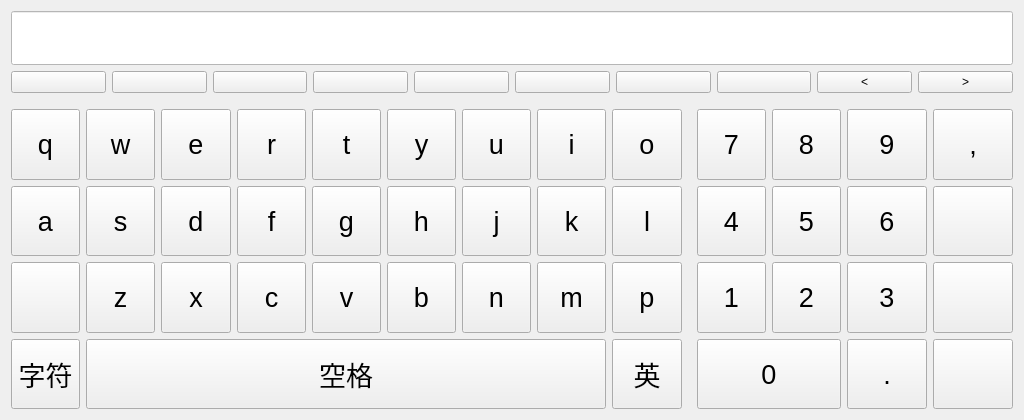
<?xml version="1.0" encoding="UTF-8"?>
<ui version="4.0">
 <class>Keyboard</class>
 <widget class="QWidget" name="Keyboard">
  <property name="windowModality">
   <enum>Qt::NonModal</enum>
  </property>
  <property name="geometry">
   <rect>
    <x>0</x>
    <y>0</y>
    <width>1024</width>
    <height>420</height>
   </rect>
  </property>
  <property name="sizePolicy">
   <sizepolicy hsizetype="Expanding" vsizetype="Expanding">
    <horstretch>0</horstretch>
    <verstretch>0</verstretch>
   </sizepolicy>
  </property>
  <property name="windowTitle">
   <string notr="true">Keyboard</string>
  </property>
  <property name="styleSheet">
   <string notr="true"/>
  </property>
  <layout class="QGridLayout" name="gridLayout_2">
   <item row="1" column="0">
    <layout class="QHBoxLayout" name="horizontalLayout_3">
     <item>
      <widget class="QPushButton" name="btnHint">
       <property name="focusPolicy">
        <enum>Qt::NoFocus</enum>
       </property>
       <property name="text">
        <string/>
       </property>
      </widget>
     </item>
     <item>
      <widget class="QPushButton" name="btnText1">
       <property name="focusPolicy">
        <enum>Qt::NoFocus</enum>
       </property>
       <property name="text">
        <string/>
       </property>
      </widget>
     </item>
     <item>
      <widget class="QPushButton" name="btnText2">
       <property name="focusPolicy">
        <enum>Qt::NoFocus</enum>
       </property>
       <property name="text">
        <string/>
       </property>
      </widget>
     </item>
     <item>
      <widget class="QPushButton" name="btnText3">
       <property name="focusPolicy">
        <enum>Qt::NoFocus</enum>
       </property>
       <property name="text">
        <string/>
       </property>
      </widget>
     </item>
     <item>
      <widget class="QPushButton" name="btnText4">
       <property name="focusPolicy">
        <enum>Qt::NoFocus</enum>
       </property>
       <property name="text">
        <string/>
       </property>
      </widget>
     </item>
     <item>
      <widget class="QPushButton" name="btnText5">
       <property name="focusPolicy">
        <enum>Qt::NoFocus</enum>
       </property>
       <property name="text">
        <string/>
       </property>
      </widget>
     </item>
     <item>
      <widget class="QPushButton" name="btnText6">
       <property name="focusPolicy">
        <enum>Qt::NoFocus</enum>
       </property>
       <property name="text">
        <string/>
       </property>
      </widget>
     </item>
     <item>
      <widget class="QPushButton" name="btnText7">
       <property name="focusPolicy">
        <enum>Qt::NoFocus</enum>
       </property>
       <property name="text">
        <string/>
       </property>
      </widget>
     </item>
     <item>
      <widget class="QPushButton" name="btnPrev">
       <property name="focusPolicy">
        <enum>Qt::NoFocus</enum>
       </property>
       <property name="text">
        <string>&lt;</string>
       </property>
      </widget>
     </item>
     <item>
      <widget class="QPushButton" name="btnNext">
       <property name="focusPolicy">
        <enum>Qt::NoFocus</enum>
       </property>
       <property name="text">
        <string>&gt;</string>
       </property>
      </widget>
     </item>
    </layout>
   </item>
   <item row="3" column="0">
    <layout class="QGridLayout" name="gridLayout">
     <item row="0" column="12">
      <widget class="QPushButton" name="Button9">
       <property name="sizePolicy">
        <sizepolicy hsizetype="Expanding" vsizetype="Expanding">
         <horstretch>0</horstretch>
         <verstretch>0</verstretch>
        </sizepolicy>
       </property>
       <property name="minimumSize">
        <size>
         <width>20</width>
         <height>0</height>
        </size>
       </property>
       <property name="font">
        <font>
         <pointsize>20</pointsize>
        </font>
       </property>
       <property name="text">
        <string>9</string>
       </property>
      </widget>
     </item>
     <item row="0" column="4">
      <widget class="QPushButton" name="Buttont">
       <property name="sizePolicy">
        <sizepolicy hsizetype="Expanding" vsizetype="Expanding">
         <horstretch>0</horstretch>
         <verstretch>0</verstretch>
        </sizepolicy>
       </property>
       <property name="minimumSize">
        <size>
         <width>20</width>
         <height>0</height>
        </size>
       </property>
       <property name="font">
        <font>
         <pointsize>20</pointsize>
        </font>
       </property>
       <property name="text">
        <string>t</string>
       </property>
      </widget>
     </item>
     <item row="0" column="9">
      <spacer name="horizontalSpacer">
       <property name="font">
        <font>
         <pointsize>20</pointsize>
        </font>
       </property>
       <property name="orientation">
        <enum>Qt::Horizontal</enum>
       </property>
       <property name="sizeHint" stdset="0">
        <size>
         <width>20</width>
         <height>20</height>
        </size>
       </property>
      </spacer>
     </item>
     <item row="2" column="6">
      <widget class="QPushButton" name="Buttonn">
       <property name="sizePolicy">
        <sizepolicy hsizetype="Expanding" vsizetype="Expanding">
         <horstretch>0</horstretch>
         <verstretch>0</verstretch>
        </sizepolicy>
       </property>
       <property name="minimumSize">
        <size>
         <width>20</width>
         <height>0</height>
        </size>
       </property>
       <property name="font">
        <font>
         <pointsize>20</pointsize>
        </font>
       </property>
       <property name="text">
        <string>n</string>
       </property>
      </widget>
     </item>
     <item row="2" column="7">
      <widget class="QPushButton" name="Buttonm">
       <property name="sizePolicy">
        <sizepolicy hsizetype="Expanding" vsizetype="Expanding">
         <horstretch>0</horstretch>
         <verstretch>0</verstretch>
        </sizepolicy>
       </property>
       <property name="minimumSize">
        <size>
         <width>20</width>
         <height>0</height>
        </size>
       </property>
       <property name="font">
        <font>
         <pointsize>20</pointsize>
        </font>
       </property>
       <property name="text">
        <string>m</string>
       </property>
      </widget>
     </item>
     <item row="1" column="5">
      <widget class="QPushButton" name="Buttonh">
       <property name="sizePolicy">
        <sizepolicy hsizetype="Expanding" vsizetype="Expanding">
         <horstretch>0</horstretch>
         <verstretch>0</verstretch>
        </sizepolicy>
       </property>
       <property name="minimumSize">
        <size>
         <width>20</width>
         <height>0</height>
        </size>
       </property>
       <property name="font">
        <font>
         <pointsize>20</pointsize>
        </font>
       </property>
       <property name="text">
        <string>h</string>
       </property>
      </widget>
     </item>
     <item row="1" column="6">
      <widget class="QPushButton" name="Buttonj">
       <property name="sizePolicy">
        <sizepolicy hsizetype="Expanding" vsizetype="Expanding">
         <horstretch>0</horstretch>
         <verstretch>0</verstretch>
        </sizepolicy>
       </property>
       <property name="minimumSize">
        <size>
         <width>20</width>
         <height>0</height>
        </size>
       </property>
       <property name="font">
        <font>
         <pointsize>20</pointsize>
        </font>
       </property>
       <property name="text">
        <string>j</string>
       </property>
      </widget>
     </item>
     <item row="1" column="7">
      <widget class="QPushButton" name="Buttonk">
       <property name="sizePolicy">
        <sizepolicy hsizetype="Expanding" vsizetype="Expanding">
         <horstretch>0</horstretch>
         <verstretch>0</verstretch>
        </sizepolicy>
       </property>
       <property name="minimumSize">
        <size>
         <width>20</width>
         <height>0</height>
        </size>
       </property>
       <property name="font">
        <font>
         <pointsize>20</pointsize>
        </font>
       </property>
       <property name="text">
        <string>k</string>
       </property>
      </widget>
     </item>
     <item row="1" column="8">
      <widget class="QPushButton" name="Buttonl">
       <property name="sizePolicy">
        <sizepolicy hsizetype="Expanding" vsizetype="Expanding">
         <horstretch>0</horstretch>
         <verstretch>0</verstretch>
        </sizepolicy>
       </property>
       <property name="minimumSize">
        <size>
         <width>20</width>
         <height>0</height>
        </size>
       </property>
       <property name="font">
        <font>
         <pointsize>20</pointsize>
        </font>
       </property>
       <property name="text">
        <string>l</string>
       </property>
      </widget>
     </item>
     <item row="1" column="10">
      <widget class="QPushButton" name="Button4">
       <property name="sizePolicy">
        <sizepolicy hsizetype="Expanding" vsizetype="Expanding">
         <horstretch>0</horstretch>
         <verstretch>0</verstretch>
        </sizepolicy>
       </property>
       <property name="minimumSize">
        <size>
         <width>20</width>
         <height>0</height>
        </size>
       </property>
       <property name="font">
        <font>
         <pointsize>20</pointsize>
        </font>
       </property>
       <property name="text">
        <string>4</string>
       </property>
      </widget>
     </item>
     <item row="1" column="11">
      <widget class="QPushButton" name="Button5">
       <property name="sizePolicy">
        <sizepolicy hsizetype="Expanding" vsizetype="Expanding">
         <horstretch>0</horstretch>
         <verstretch>0</verstretch>
        </sizepolicy>
       </property>
       <property name="minimumSize">
        <size>
         <width>20</width>
         <height>0</height>
        </size>
       </property>
       <property name="font">
        <font>
         <pointsize>20</pointsize>
        </font>
       </property>
       <property name="text">
        <string>5</string>
       </property>
      </widget>
     </item>
     <item row="1" column="12">
      <widget class="QPushButton" name="Button6">
       <property name="sizePolicy">
        <sizepolicy hsizetype="Expanding" vsizetype="Expanding">
         <horstretch>0</horstretch>
         <verstretch>0</verstretch>
        </sizepolicy>
       </property>
       <property name="minimumSize">
        <size>
         <width>20</width>
         <height>0</height>
        </size>
       </property>
       <property name="font">
        <font>
         <pointsize>20</pointsize>
        </font>
       </property>
       <property name="text">
        <string>6</string>
       </property>
      </widget>
     </item>
     <item row="1" column="13">
      <widget class="QPushButton" name="backButton">
       <property name="sizePolicy">
        <sizepolicy hsizetype="Expanding" vsizetype="Expanding">
         <horstretch>0</horstretch>
         <verstretch>0</verstretch>
        </sizepolicy>
       </property>
       <property name="font">
        <font>
         <pointsize>20</pointsize>
        </font>
       </property>
       <property name="focusPolicy">
        <enum>Qt::NoFocus</enum>
       </property>
       <property name="text">
        <string/>
       </property>
      </widget>
     </item>
     <item row="2" column="0">
      <widget class="QPushButton" name="shift">
       <property name="sizePolicy">
        <sizepolicy hsizetype="Expanding" vsizetype="Expanding">
         <horstretch>0</horstretch>
         <verstretch>0</verstretch>
        </sizepolicy>
       </property>
       <property name="minimumSize">
        <size>
         <width>20</width>
         <height>0</height>
        </size>
       </property>
       <property name="font">
        <font>
         <pointsize>20</pointsize>
        </font>
       </property>
       <property name="styleSheet">
        <string notr="true"/>
       </property>
       <property name="text">
        <string/>
       </property>
       <property name="checkable">
        <bool>false</bool>
       </property>
      </widget>
     </item>
     <item row="2" column="2">
      <widget class="QPushButton" name="Buttonx">
       <property name="sizePolicy">
        <sizepolicy hsizetype="Expanding" vsizetype="Expanding">
         <horstretch>0</horstretch>
         <verstretch>0</verstretch>
        </sizepolicy>
       </property>
       <property name="minimumSize">
        <size>
         <width>20</width>
         <height>0</height>
        </size>
       </property>
       <property name="font">
        <font>
         <pointsize>20</pointsize>
        </font>
       </property>
       <property name="text">
        <string>x</string>
       </property>
      </widget>
     </item>
     <item row="2" column="10">
      <widget class="QPushButton" name="Button1">
       <property name="sizePolicy">
        <sizepolicy hsizetype="Expanding" vsizetype="Expanding">
         <horstretch>0</horstretch>
         <verstretch>0</verstretch>
        </sizepolicy>
       </property>
       <property name="minimumSize">
        <size>
         <width>20</width>
         <height>0</height>
        </size>
       </property>
       <property name="font">
        <font>
         <pointsize>20</pointsize>
        </font>
       </property>
       <property name="text">
        <string>1</string>
       </property>
      </widget>
     </item>
     <item row="2" column="11">
      <widget class="QPushButton" name="Button2">
       <property name="sizePolicy">
        <sizepolicy hsizetype="Expanding" vsizetype="Expanding">
         <horstretch>0</horstretch>
         <verstretch>0</verstretch>
        </sizepolicy>
       </property>
       <property name="minimumSize">
        <size>
         <width>20</width>
         <height>0</height>
        </size>
       </property>
       <property name="font">
        <font>
         <pointsize>20</pointsize>
        </font>
       </property>
       <property name="text">
        <string>2</string>
       </property>
      </widget>
     </item>
     <item row="2" column="12">
      <widget class="QPushButton" name="Button3">
       <property name="sizePolicy">
        <sizepolicy hsizetype="Expanding" vsizetype="Expanding">
         <horstretch>0</horstretch>
         <verstretch>0</verstretch>
        </sizepolicy>
       </property>
       <property name="minimumSize">
        <size>
         <width>20</width>
         <height>0</height>
        </size>
       </property>
       <property name="font">
        <font>
         <pointsize>20</pointsize>
        </font>
       </property>
       <property name="text">
        <string>3</string>
       </property>
      </widget>
     </item>
     <item row="2" column="13">
      <widget class="QPushButton" name="clear">
       <property name="sizePolicy">
        <sizepolicy hsizetype="Expanding" vsizetype="Expanding">
         <horstretch>0</horstretch>
         <verstretch>0</verstretch>
        </sizepolicy>
       </property>
       <property name="font">
        <font>
         <pointsize>20</pointsize>
        </font>
       </property>
       <property name="focusPolicy">
        <enum>Qt::NoFocus</enum>
       </property>
       <property name="text">
        <string/>
       </property>
      </widget>
     </item>
     <item row="3" column="0">
      <widget class="QPushButton" name="char_2">
       <property name="sizePolicy">
        <sizepolicy hsizetype="Expanding" vsizetype="Expanding">
         <horstretch>0</horstretch>
         <verstretch>0</verstretch>
        </sizepolicy>
       </property>
       <property name="minimumSize">
        <size>
         <width>20</width>
         <height>0</height>
        </size>
       </property>
       <property name="font">
        <font>
         <pointsize>20</pointsize>
        </font>
       </property>
       <property name="text">
        <string>字符</string>
       </property>
       <property name="checkable">
        <bool>true</bool>
       </property>
       <property name="checked">
        <bool>false</bool>
       </property>
      </widget>
     </item>
     <item row="3" column="8">
      <widget class="QPushButton" name="btnEnCh">
       <property name="sizePolicy">
        <sizepolicy hsizetype="Expanding" vsizetype="Expanding">
         <horstretch>0</horstretch>
         <verstretch>0</verstretch>
        </sizepolicy>
       </property>
       <property name="minimumSize">
        <size>
         <width>20</width>
         <height>0</height>
        </size>
       </property>
       <property name="font">
        <font>
         <pointsize>20</pointsize>
        </font>
       </property>
       <property name="text">
        <string>英</string>
       </property>
       <property name="checkable">
        <bool>true</bool>
       </property>
       <property name="checked">
        <bool>false</bool>
       </property>
      </widget>
     </item>
     <item row="3" column="12">
      <widget class="QPushButton" name="btnDot">
       <property name="sizePolicy">
        <sizepolicy hsizetype="Expanding" vsizetype="Expanding">
         <horstretch>0</horstretch>
         <verstretch>0</verstretch>
        </sizepolicy>
       </property>
       <property name="font">
        <font>
         <pointsize>20</pointsize>
        </font>
       </property>
       <property name="text">
        <string>.</string>
       </property>
      </widget>
     </item>
     <item row="3" column="13">
      <widget class="QPushButton" name="enterButton">
       <property name="sizePolicy">
        <sizepolicy hsizetype="Expanding" vsizetype="Expanding">
         <horstretch>0</horstretch>
         <verstretch>0</verstretch>
        </sizepolicy>
       </property>
       <property name="minimumSize">
        <size>
         <width>20</width>
         <height>0</height>
        </size>
       </property>
       <property name="font">
        <font>
         <pointsize>20</pointsize>
        </font>
       </property>
       <property name="text">
        <string/>
       </property>
      </widget>
     </item>
     <item row="0" column="3">
      <widget class="QPushButton" name="Buttonr">
       <property name="sizePolicy">
        <sizepolicy hsizetype="Expanding" vsizetype="Expanding">
         <horstretch>0</horstretch>
         <verstretch>0</verstretch>
        </sizepolicy>
       </property>
       <property name="minimumSize">
        <size>
         <width>20</width>
         <height>0</height>
        </size>
       </property>
       <property name="font">
        <font>
         <pointsize>20</pointsize>
        </font>
       </property>
       <property name="text">
        <string>r</string>
       </property>
      </widget>
     </item>
     <item row="0" column="6">
      <widget class="QPushButton" name="Buttonu">
       <property name="sizePolicy">
        <sizepolicy hsizetype="Expanding" vsizetype="Expanding">
         <horstretch>0</horstretch>
         <verstretch>0</verstretch>
        </sizepolicy>
       </property>
       <property name="minimumSize">
        <size>
         <width>20</width>
         <height>0</height>
        </size>
       </property>
       <property name="font">
        <font>
         <pointsize>20</pointsize>
        </font>
       </property>
       <property name="text">
        <string>u</string>
       </property>
      </widget>
     </item>
     <item row="0" column="0">
      <widget class="QPushButton" name="Buttonq">
       <property name="sizePolicy">
        <sizepolicy hsizetype="Expanding" vsizetype="Expanding">
         <horstretch>0</horstretch>
         <verstretch>0</verstretch>
        </sizepolicy>
       </property>
       <property name="minimumSize">
        <size>
         <width>20</width>
         <height>0</height>
        </size>
       </property>
       <property name="font">
        <font>
         <pointsize>20</pointsize>
        </font>
       </property>
       <property name="text">
        <string>q</string>
       </property>
      </widget>
     </item>
     <item row="1" column="1">
      <widget class="QPushButton" name="Buttons">
       <property name="sizePolicy">
        <sizepolicy hsizetype="Expanding" vsizetype="Expanding">
         <horstretch>0</horstretch>
         <verstretch>0</verstretch>
        </sizepolicy>
       </property>
       <property name="minimumSize">
        <size>
         <width>20</width>
         <height>0</height>
        </size>
       </property>
       <property name="font">
        <font>
         <pointsize>20</pointsize>
        </font>
       </property>
       <property name="text">
        <string>s</string>
       </property>
      </widget>
     </item>
     <item row="0" column="10">
      <widget class="QPushButton" name="Button7">
       <property name="sizePolicy">
        <sizepolicy hsizetype="Expanding" vsizetype="Expanding">
         <horstretch>0</horstretch>
         <verstretch>0</verstretch>
        </sizepolicy>
       </property>
       <property name="minimumSize">
        <size>
         <width>20</width>
         <height>0</height>
        </size>
       </property>
       <property name="font">
        <font>
         <pointsize>20</pointsize>
        </font>
       </property>
       <property name="text">
        <string>7</string>
       </property>
      </widget>
     </item>
     <item row="0" column="11">
      <widget class="QPushButton" name="Button8">
       <property name="sizePolicy">
        <sizepolicy hsizetype="Expanding" vsizetype="Expanding">
         <horstretch>0</horstretch>
         <verstretch>0</verstretch>
        </sizepolicy>
       </property>
       <property name="minimumSize">
        <size>
         <width>20</width>
         <height>0</height>
        </size>
       </property>
       <property name="font">
        <font>
         <pointsize>20</pointsize>
        </font>
       </property>
       <property name="text">
        <string>8</string>
       </property>
      </widget>
     </item>
     <item row="1" column="4">
      <widget class="QPushButton" name="Buttong">
       <property name="sizePolicy">
        <sizepolicy hsizetype="Expanding" vsizetype="Expanding">
         <horstretch>0</horstretch>
         <verstretch>0</verstretch>
        </sizepolicy>
       </property>
       <property name="minimumSize">
        <size>
         <width>20</width>
         <height>0</height>
        </size>
       </property>
       <property name="font">
        <font>
         <pointsize>20</pointsize>
        </font>
       </property>
       <property name="text">
        <string>g</string>
       </property>
      </widget>
     </item>
     <item row="0" column="7">
      <widget class="QPushButton" name="Buttoni">
       <property name="sizePolicy">
        <sizepolicy hsizetype="Expanding" vsizetype="Expanding">
         <horstretch>0</horstretch>
         <verstretch>0</verstretch>
        </sizepolicy>
       </property>
       <property name="minimumSize">
        <size>
         <width>20</width>
         <height>0</height>
        </size>
       </property>
       <property name="font">
        <font>
         <pointsize>20</pointsize>
        </font>
       </property>
       <property name="text">
        <string>i</string>
       </property>
      </widget>
     </item>
     <item row="0" column="8">
      <widget class="QPushButton" name="Buttono">
       <property name="sizePolicy">
        <sizepolicy hsizetype="Expanding" vsizetype="Expanding">
         <horstretch>0</horstretch>
         <verstretch>0</verstretch>
        </sizepolicy>
       </property>
       <property name="minimumSize">
        <size>
         <width>20</width>
         <height>0</height>
        </size>
       </property>
       <property name="font">
        <font>
         <pointsize>20</pointsize>
        </font>
       </property>
       <property name="text">
        <string>o</string>
       </property>
      </widget>
     </item>
     <item row="0" column="13">
      <widget class="QPushButton" name="btnComma">
       <property name="sizePolicy">
        <sizepolicy hsizetype="Expanding" vsizetype="Expanding">
         <horstretch>0</horstretch>
         <verstretch>0</verstretch>
        </sizepolicy>
       </property>
       <property name="font">
        <font>
         <pointsize>20</pointsize>
        </font>
       </property>
       <property name="text">
        <string>,</string>
       </property>
      </widget>
     </item>
     <item row="2" column="5">
      <widget class="QPushButton" name="Buttonb">
       <property name="sizePolicy">
        <sizepolicy hsizetype="Expanding" vsizetype="Expanding">
         <horstretch>0</horstretch>
         <verstretch>0</verstretch>
        </sizepolicy>
       </property>
       <property name="minimumSize">
        <size>
         <width>20</width>
         <height>0</height>
        </size>
       </property>
       <property name="font">
        <font>
         <pointsize>20</pointsize>
        </font>
       </property>
       <property name="text">
        <string>b</string>
       </property>
      </widget>
     </item>
     <item row="2" column="3">
      <widget class="QPushButton" name="Buttonc">
       <property name="sizePolicy">
        <sizepolicy hsizetype="Expanding" vsizetype="Expanding">
         <horstretch>0</horstretch>
         <verstretch>0</verstretch>
        </sizepolicy>
       </property>
       <property name="minimumSize">
        <size>
         <width>20</width>
         <height>0</height>
        </size>
       </property>
       <property name="font">
        <font>
         <pointsize>20</pointsize>
        </font>
       </property>
       <property name="text">
        <string>c</string>
       </property>
      </widget>
     </item>
     <item row="2" column="4">
      <widget class="QPushButton" name="Buttonv">
       <property name="sizePolicy">
        <sizepolicy hsizetype="Expanding" vsizetype="Expanding">
         <horstretch>0</horstretch>
         <verstretch>0</verstretch>
        </sizepolicy>
       </property>
       <property name="minimumSize">
        <size>
         <width>20</width>
         <height>0</height>
        </size>
       </property>
       <property name="font">
        <font>
         <pointsize>20</pointsize>
        </font>
       </property>
       <property name="text">
        <string>v</string>
       </property>
      </widget>
     </item>
     <item row="1" column="2">
      <widget class="QPushButton" name="Buttond">
       <property name="sizePolicy">
        <sizepolicy hsizetype="Expanding" vsizetype="Expanding">
         <horstretch>0</horstretch>
         <verstretch>0</verstretch>
        </sizepolicy>
       </property>
       <property name="minimumSize">
        <size>
         <width>20</width>
         <height>0</height>
        </size>
       </property>
       <property name="font">
        <font>
         <pointsize>20</pointsize>
        </font>
       </property>
       <property name="text">
        <string>d</string>
       </property>
      </widget>
     </item>
     <item row="2" column="1">
      <widget class="QPushButton" name="Buttonz">
       <property name="sizePolicy">
        <sizepolicy hsizetype="Expanding" vsizetype="Expanding">
         <horstretch>0</horstretch>
         <verstretch>0</verstretch>
        </sizepolicy>
       </property>
       <property name="minimumSize">
        <size>
         <width>20</width>
         <height>0</height>
        </size>
       </property>
       <property name="font">
        <font>
         <pointsize>20</pointsize>
        </font>
       </property>
       <property name="text">
        <string>z</string>
       </property>
      </widget>
     </item>
     <item row="0" column="2">
      <widget class="QPushButton" name="Buttone">
       <property name="sizePolicy">
        <sizepolicy hsizetype="Expanding" vsizetype="Expanding">
         <horstretch>0</horstretch>
         <verstretch>0</verstretch>
        </sizepolicy>
       </property>
       <property name="minimumSize">
        <size>
         <width>20</width>
         <height>0</height>
        </size>
       </property>
       <property name="font">
        <font>
         <pointsize>20</pointsize>
        </font>
       </property>
       <property name="text">
        <string>e</string>
       </property>
      </widget>
     </item>
     <item row="0" column="1">
      <widget class="QPushButton" name="Buttonw">
       <property name="sizePolicy">
        <sizepolicy hsizetype="Expanding" vsizetype="Expanding">
         <horstretch>0</horstretch>
         <verstretch>0</verstretch>
        </sizepolicy>
       </property>
       <property name="minimumSize">
        <size>
         <width>20</width>
         <height>0</height>
        </size>
       </property>
       <property name="font">
        <font>
         <pointsize>20</pointsize>
        </font>
       </property>
       <property name="text">
        <string>w</string>
       </property>
      </widget>
     </item>
     <item row="1" column="0">
      <widget class="QPushButton" name="Buttona">
       <property name="sizePolicy">
        <sizepolicy hsizetype="Expanding" vsizetype="Expanding">
         <horstretch>0</horstretch>
         <verstretch>0</verstretch>
        </sizepolicy>
       </property>
       <property name="minimumSize">
        <size>
         <width>20</width>
         <height>0</height>
        </size>
       </property>
       <property name="font">
        <font>
         <pointsize>20</pointsize>
        </font>
       </property>
       <property name="text">
        <string>a</string>
       </property>
      </widget>
     </item>
     <item row="0" column="5">
      <widget class="QPushButton" name="Buttony">
       <property name="sizePolicy">
        <sizepolicy hsizetype="Expanding" vsizetype="Expanding">
         <horstretch>0</horstretch>
         <verstretch>0</verstretch>
        </sizepolicy>
       </property>
       <property name="minimumSize">
        <size>
         <width>20</width>
         <height>0</height>
        </size>
       </property>
       <property name="font">
        <font>
         <pointsize>20</pointsize>
        </font>
       </property>
       <property name="text">
        <string>y</string>
       </property>
      </widget>
     </item>
     <item row="1" column="3">
      <widget class="QPushButton" name="Buttonf">
       <property name="sizePolicy">
        <sizepolicy hsizetype="Expanding" vsizetype="Expanding">
         <horstretch>0</horstretch>
         <verstretch>0</verstretch>
        </sizepolicy>
       </property>
       <property name="minimumSize">
        <size>
         <width>20</width>
         <height>0</height>
        </size>
       </property>
       <property name="font">
        <font>
         <pointsize>20</pointsize>
        </font>
       </property>
       <property name="text">
        <string>f</string>
       </property>
      </widget>
     </item>
     <item row="2" column="8">
      <widget class="QPushButton" name="Buttonp">
       <property name="sizePolicy">
        <sizepolicy hsizetype="Expanding" vsizetype="Expanding">
         <horstretch>0</horstretch>
         <verstretch>0</verstretch>
        </sizepolicy>
       </property>
       <property name="minimumSize">
        <size>
         <width>20</width>
         <height>0</height>
        </size>
       </property>
       <property name="font">
        <font>
         <pointsize>20</pointsize>
        </font>
       </property>
       <property name="text">
        <string>p</string>
       </property>
      </widget>
     </item>
     <item row="3" column="10" colspan="2">
      <widget class="QPushButton" name="Button0">
       <property name="sizePolicy">
        <sizepolicy hsizetype="Expanding" vsizetype="Expanding">
         <horstretch>0</horstretch>
         <verstretch>0</verstretch>
        </sizepolicy>
       </property>
       <property name="minimumSize">
        <size>
         <width>20</width>
         <height>0</height>
        </size>
       </property>
       <property name="font">
        <font>
         <pointsize>20</pointsize>
        </font>
       </property>
       <property name="text">
        <string>0</string>
       </property>
      </widget>
     </item>
     <item row="3" column="1" colspan="7">
      <widget class="QPushButton" name="space">
       <property name="sizePolicy">
        <sizepolicy hsizetype="Expanding" vsizetype="Expanding">
         <horstretch>0</horstretch>
         <verstretch>0</verstretch>
        </sizepolicy>
       </property>
       <property name="minimumSize">
        <size>
         <width>20</width>
         <height>50</height>
        </size>
       </property>
       <property name="font">
        <font>
         <pointsize>20</pointsize>
        </font>
       </property>
       <property name="text">
        <string>空格</string>
       </property>
      </widget>
     </item>
    </layout>
   </item>
   <item row="0" column="0">
    <layout class="QHBoxLayout" name="horizontalLayout" stretch="0">
     <property name="sizeConstraint">
      <enum>QLayout::SetNoConstraint</enum>
     </property>
     <item>
      <widget class="QLineEdit" name="lineEdit">
       <property name="sizePolicy">
        <sizepolicy hsizetype="Preferred" vsizetype="Preferred">
         <horstretch>0</horstretch>
         <verstretch>0</verstretch>
        </sizepolicy>
       </property>
       <property name="minimumSize">
        <size>
         <width>100</width>
         <height>50</height>
        </size>
       </property>
       <property name="baseSize">
        <size>
         <width>0</width>
         <height>0</height>
        </size>
       </property>
       <property name="font">
        <font>
         <pointsize>30</pointsize>
        </font>
       </property>
       <property name="styleSheet">
        <string notr="true">color: rgb(0, 0, 0);
background-color: rgb(255, 255, 255);</string>
       </property>
       <property name="alignment">
        <set>Qt::AlignCenter</set>
       </property>
      </widget>
     </item>
    </layout>
   </item>
   <item row="2" column="0">
    <spacer name="verticalSpacer">
     <property name="orientation">
      <enum>Qt::Vertical</enum>
     </property>
     <property name="sizeType">
      <enum>QSizePolicy::Fixed</enum>
     </property>
     <property name="sizeHint" stdset="0">
      <size>
       <width>20</width>
       <height>10</height>
      </size>
     </property>
    </spacer>
   </item>
  </layout>
 </widget>
 <resources/>
 <connections/>
</ui>
